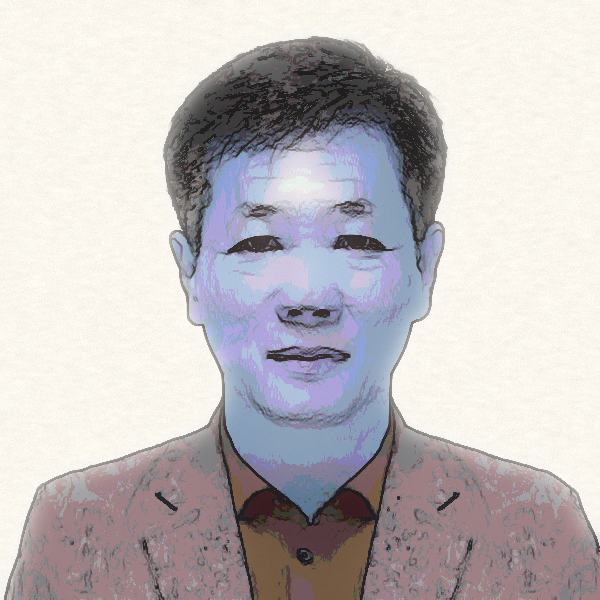
#> input picture watercolor/watercolor-1.png, 600 x 600 px, given in place of 0260809_182717307---da3d3852-0a32-4e4d-a584-354034779669.jpg, which was not available
$ python make_watercolor.py
#> lines starting #> are read from the running program, lines starting #| are printed output that depends on the picture; after the words box and inside, x2 and y2 are one past the last pixel; in counts of white or black regions, pixels touching at a corner belong together; pictures that were not available may be replaced by others from this repository, and a replacement may not be noted
# -*- coding: utf-8 -*-
"""증명사진 → 수채화 풍 변환 (로컬 PIL 필터)"""
from PIL import Image, ImageFilter, ImageEnhance
import numpy as np

SRC = r"C:\Users\orisi\.openclaw\media\inbound\KakaoTalk_20260809_182717307---da3d3852-0a32-4e4d-a584-354034779669.jpg"
OUT = r"C:\Users\orisi\.openclaw\workspace\watercolor\지우-수채화.png"

img = Image.open(SRC).convert("RGB")
#> img is the input picture: PIL image 600x600 RGB; mean R, G, B 193.6, 188.8, 190.1
w, h = img.size
#> w = 600; h = 600
print("size:", img.size)
#| size: (600, 600)

rng = np.random.default_rng(42)

# 1) 번짐(bleeding) 레이어: 축소 → 큰 블러 → 확대
small = img.resize((max(64, w // 4), max(64, h // 4)), Image.LANCZOS)
bleed = small.filter(ImageFilter.GaussianBlur(radius=5))
bleed = bleed.resize((w, h), Image.LANCZOS)
#> bleed: PIL image 600x600 RGB

# 2) 디테일 레이어: median 스무딩 (수채화 특유의 색 덩어리)
detail = img.filter(ImageFilter.MedianFilter(size=5))

# 3) 합성: 디테일 위에 번짐을 살짝
base = Image.blend(detail, bleed, 0.32)

# 4) 채도/밝기/대비 보정
base = ImageEnhance.Color(base).enhance(1.18)
base = ImageEnhance.Brightness(base).enhance(1.04)
base = ImageEnhance.Contrast(base).enhance(1.02)

# 5) 미묘한 경계선(엣지) 강조 — 수채화는 색 덩어리 경계에 선이 남음
arr = np.asarray(base).astype(np.float32)
gray = arr.mean(axis=2)
gy, gx = np.gradient(gray)
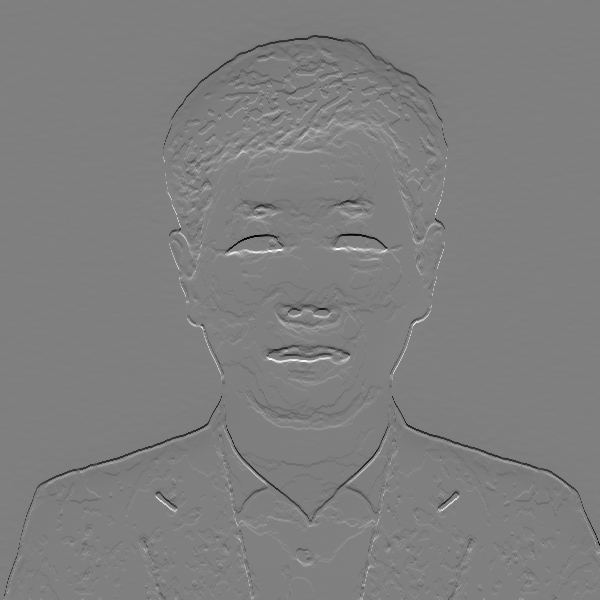
#> gy: shape (600, 600) float32; min -52.5, max 52.33, mean -0.2; drawn with min black and max white
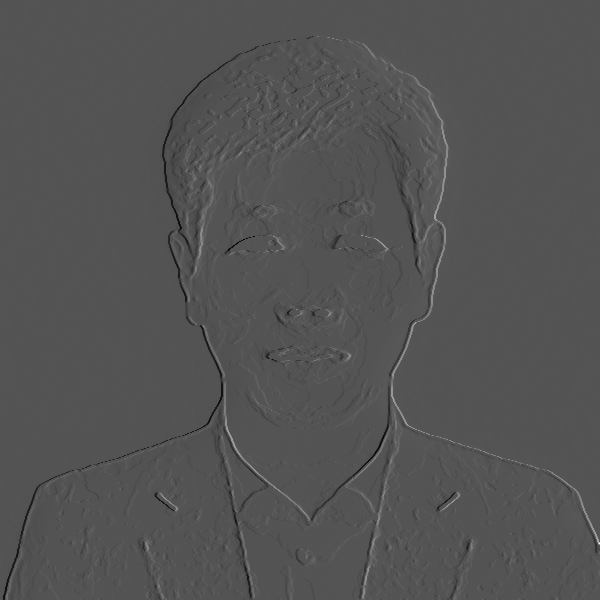
#> gx: shape (600, 600) float32; min -47.5, max 96.67, mean 0; drawn with min black and max white
mag = np.sqrt(gx ** 2 + gy ** 2)
mag = mag / (mag.max() + 1e-6)
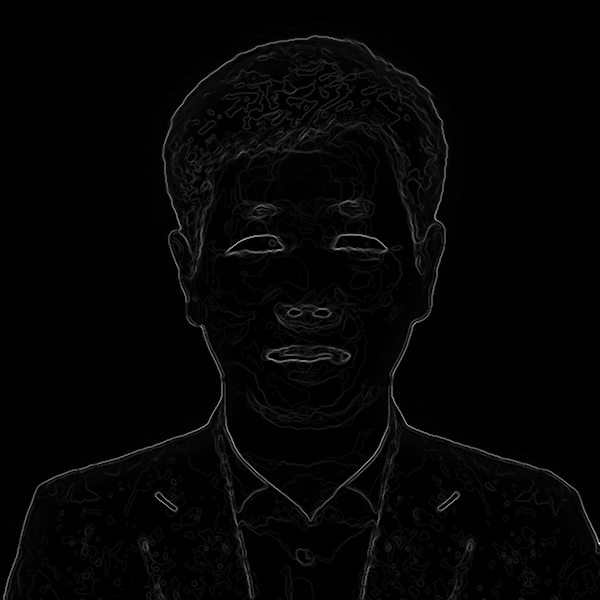
#> mag: shape (600, 600) float32; min 0, max 1, mean 0.0184
edge = np.clip(1 - 0.30 * mag, 0.55, 1.0)[..., None]
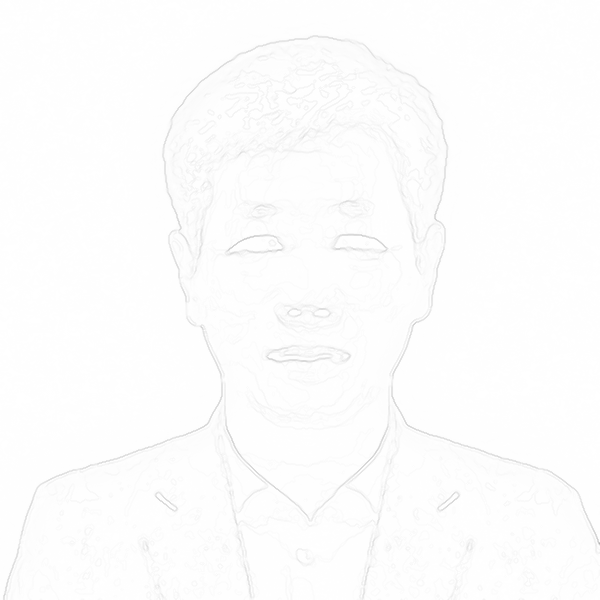
#> edge: shape (600, 600, 1) float32; min 0.7, max 1, mean 0.994
arr2 = arr * edge
painted = Image.fromarray(np.clip(arr2, 0, 255).astype(np.uint8))

# 6) 배경 → 종이 톤 (크림색 + 질감), 인물은 유지
orig = np.asarray(img).astype(np.float32)
sat = orig.max(axis=2) - orig.min(axis=2)
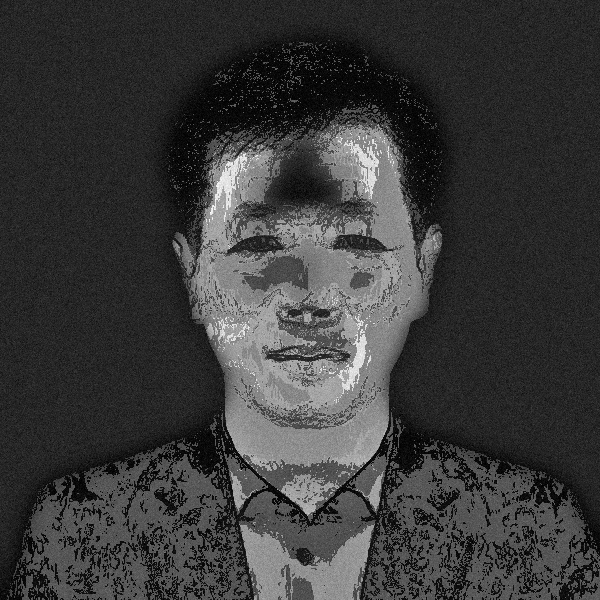
#> sat: shape (600, 600) float32; min 0, max 86, mean 19.8; drawn with min black and max white
bright = orig.mean(axis=2)
bg = (sat < 35) & (bright > 225)
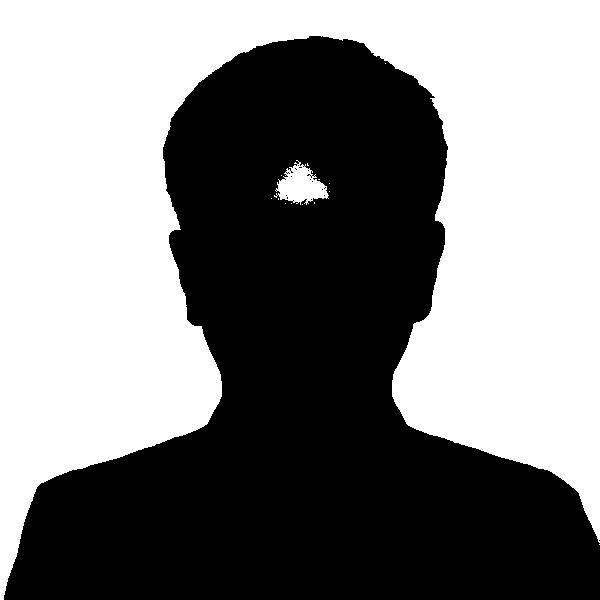
#> bg: shape (600, 600) bool; 51.1% white; 15 black regions (14 under 20 px), largest, box (x1, y1, x2, y2) and area: (4, 36, 600, 600) 175977
bgm = bg.astype(np.float32)
bgm = np.asarray(Image.fromarray((bgm * 255).astype(np.uint8)).filter(ImageFilter.GaussianBlur(radius=9))) / 255.0
bgm = bgm[..., None]

paper = np.full((h, w, 3), (251, 247, 238), dtype=np.float32)
noise = rng.normal(0, 5, (h, w, 1))
paper = np.clip(paper + noise, 0, 255)

arr3 = np.asarray(painted).astype(np.float32)
final = arr3 * (1 - bgm) + paper * bgm

# 7) 전체에 종이 질감을 아주 약하게 (그림 전체가 종이 위 느낌)
final = final + rng.normal(0, 2.2, final.shape)
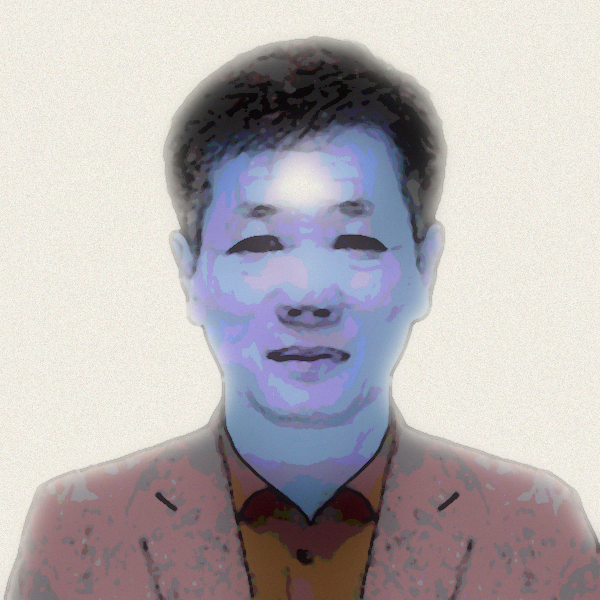
#> final: shape (600, 600, 3) float64; mean R, G, B 197, 191.4, 193.8; drawn with min black and max white
final = np.clip(final, 0, 255).astype(np.uint8)
out = Image.fromarray(final)

out.save(OUT)
print("saved:", OUT)
